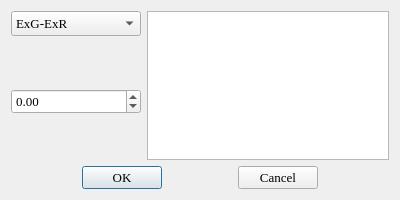
<?xml version="1.0" encoding="UTF-8"?>
<ui version="4.0">
 <class>VegPlugin</class>
 <widget class="QDialog" name="VegPlugin">
  <property name="geometry">
   <rect>
    <x>0</x>
    <y>0</y>
    <width>400</width>
    <height>200</height>
   </rect>
  </property>
  <property name="windowTitle">
   <string>Dialog</string>
  </property>
  <layout class="QVBoxLayout" name="verticalLayout_3">
   <item>
    <layout class="QVBoxLayout" name="verticalLayout_2">
     <item>
      <layout class="QHBoxLayout" name="horizontalLayout_2">
       <item>
        <layout class="QVBoxLayout" name="verticalLayout">
         <item>
          <widget class="QComboBox" name="m_comboType">
           <property name="minimumSize">
            <size>
             <width>130</width>
             <height>25</height>
            </size>
           </property>
           <property name="font">
            <font>
             <family>Times New Roman</family>
             <pointsize>10</pointsize>
            </font>
           </property>
           <item>
            <property name="text">
             <string>ExG-ExR</string>
            </property>
           </item>
           <item>
            <property name="text">
             <string>ExG</string>
            </property>
           </item>
           <item>
            <property name="text">
             <string>NGRDI</string>
            </property>
           </item>
           <item>
            <property name="text">
             <string>CIVE</string>
            </property>
           </item>
          </widget>
         </item>
         <item>
          <spacer name="verticalSpacer">
           <property name="orientation">
            <enum>Qt::Vertical</enum>
           </property>
           <property name="sizeHint" stdset="0">
            <size>
             <width>20</width>
             <height>40</height>
            </size>
           </property>
          </spacer>
         </item>
         <item>
          <widget class="QDoubleSpinBox" name="m_dsThreshold">
           <property name="minimumSize">
            <size>
             <width>130</width>
             <height>25</height>
            </size>
           </property>
           <property name="font">
            <font>
             <family>Times New Roman</family>
             <pointsize>10</pointsize>
            </font>
           </property>
           <property name="buttonSymbols">
            <enum>QAbstractSpinBox::UpDownArrows</enum>
           </property>
           <property name="minimum">
            <double>-99.000000000000000</double>
           </property>
           <property name="singleStep">
            <double>0.010000000000000</double>
           </property>
          </widget>
         </item>
         <item>
          <spacer name="verticalSpacer_2">
           <property name="orientation">
            <enum>Qt::Vertical</enum>
           </property>
           <property name="sizeHint" stdset="0">
            <size>
             <width>20</width>
             <height>40</height>
            </size>
           </property>
          </spacer>
         </item>
        </layout>
       </item>
       <item>
        <widget class="QTextBrowser" name="m_textBrowser">
         <property name="font">
          <font>
           <family>Times New Roman</family>
           <pointsize>10</pointsize>
          </font>
         </property>
         <property name="html">
          <string>&lt;!DOCTYPE HTML PUBLIC &quot;-//W3C//DTD HTML 4.0//EN&quot; &quot;http://www.w3.org/TR/REC-html40/strict.dtd&quot;&gt;
&lt;html&gt;&lt;head&gt;&lt;meta name=&quot;qrichtext&quot; content=&quot;1&quot; /&gt;&lt;style type=&quot;text/css&quot;&gt;
p, li { white-space: pre-wrap; }
&lt;/style&gt;&lt;/head&gt;&lt;body style=&quot; font-family:'Times New Roman'; font-size:10pt; font-weight:400; font-style:normal;&quot;&gt;
&lt;p style=&quot;-qt-paragraph-type:empty; margin-top:0px; margin-bottom:0px; margin-left:0px; margin-right:0px; -qt-block-indent:0; text-indent:0px;&quot;&gt;&lt;br /&gt;&lt;/p&gt;&lt;/body&gt;&lt;/html&gt;</string>
         </property>
        </widget>
       </item>
      </layout>
     </item>
     <item>
      <layout class="QHBoxLayout" name="horizontalLayout">
       <item>
        <spacer name="horizontalSpacer">
         <property name="orientation">
          <enum>Qt::Horizontal</enum>
         </property>
         <property name="sizeHint" stdset="0">
          <size>
           <width>40</width>
           <height>20</height>
          </size>
         </property>
        </spacer>
       </item>
       <item>
        <widget class="QPushButton" name="m_btnOk">
         <property name="font">
          <font>
           <family>Times New Roman</family>
           <pointsize>10</pointsize>
          </font>
         </property>
         <property name="text">
          <string>OK</string>
         </property>
        </widget>
       </item>
       <item>
        <spacer name="horizontalSpacer_2">
         <property name="orientation">
          <enum>Qt::Horizontal</enum>
         </property>
         <property name="sizeHint" stdset="0">
          <size>
           <width>40</width>
           <height>20</height>
          </size>
         </property>
        </spacer>
       </item>
       <item>
        <widget class="QPushButton" name="m_btnCancel">
         <property name="font">
          <font>
           <family>Times New Roman</family>
           <pointsize>10</pointsize>
          </font>
         </property>
         <property name="text">
          <string>Cancel</string>
         </property>
        </widget>
       </item>
       <item>
        <spacer name="horizontalSpacer_3">
         <property name="orientation">
          <enum>Qt::Horizontal</enum>
         </property>
         <property name="sizeHint" stdset="0">
          <size>
           <width>40</width>
           <height>20</height>
          </size>
         </property>
        </spacer>
       </item>
      </layout>
     </item>
    </layout>
   </item>
  </layout>
 </widget>
 <resources/>
 <connections/>
</ui>
